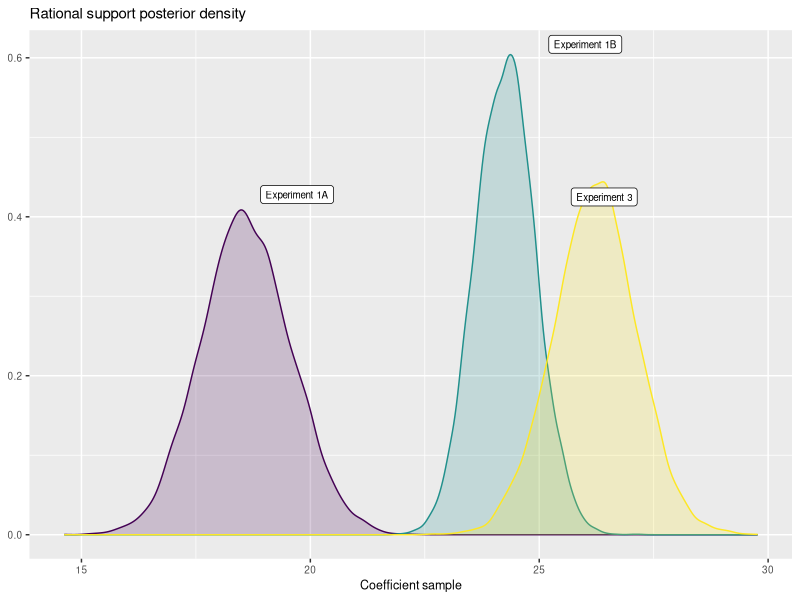
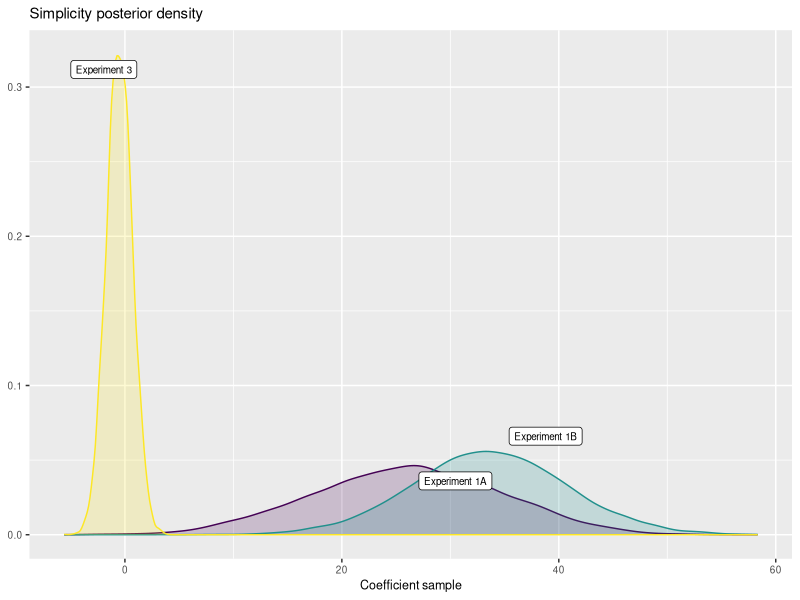

Recreate these plots in R, in order.
# Make density plots of posterior probability samples from
# Bayesian regression analyses of Experiments 1A, 1B, and 3

library(tidyverse)
library(viridis)
library(ggrepel)

# Clear workspace
rm(list=ls())


# Read in posterior samples
samples_expt1a <- read_csv('../Experiment 1A/Analysis/posterior_samples_expt1A.csv')
samples_expt1b <- read_csv('../Experiment 1B/Analysis/posterior_samples_expt1B.csv')
samples_expt3 <- read_csv('../Experiment 3/Analysis/posterior_samples_expt3.csv')

# Reorganize data frames
samples_expt1a <- samples_expt1a %>% gather("variable","sample",2:3) %>% mutate(experiment = "Experiment 1A")
samples_expt1b <- samples_expt1b %>% gather("variable","sample",2:3) %>% mutate(experiment = "Experiment 1B")
samples_expt3 <- samples_expt3 %>% gather("variable","sample",2:3) %>% mutate(experiment = "Experiment 3")

# Glue data frames together
samples_all <- samples_expt1a %>% bind_rows(samples_expt1b) %>% bind_rows(samples_expt3)

# Plot rational support
samples_rationalsupport <- samples_all %>% filter(variable == "b_rationalsupport")
labels_rationalsupport <- samples_rationalsupport %>% group_by(experiment) %>%
          summarize(xPos = max(sample)-0.4*(max(sample)-min(sample)),
                    yPos = max((density(sample))$y))
print(ggplot(samples_rationalsupport, aes(sample)) +
  geom_density(alpha=0.2, aes(color=experiment, fill=experiment)) +
  geom_label_repel(data=labels_rationalsupport, size=2.5, aes(x=xPos, y=yPos, label=experiment)) +
  scale_color_viridis(discrete = TRUE, guide=FALSE) +
  scale_fill_viridis(discrete = TRUE, guide=FALSE) +
  theme(text=element_text(size=9)) +
  xlab("Coefficient sample") +
  ylab(NULL) +
  labs(title = "Rational support posterior density"))
ggsave("posterior_density_rationalsupport.pdf", width=3, height=2, units="in")


# Plot simplicity
samples_simplicity <- samples_all %>% filter(variable == "b_simplicity")
labels_simplicity <- samples_simplicity %>% group_by(experiment) %>%
          summarize(xPos = max(sample)-0.4*(max(sample)-min(sample)),
                    yPos = max((density(sample))$y))
print(ggplot(samples_simplicity, aes(sample)) +
  geom_density(alpha=0.2, aes(color=experiment, fill=experiment)) +
  geom_label_repel(data=labels_simplicity, size=2.5, aes(x=xPos, y=yPos, label=experiment)) +
  scale_color_viridis(discrete = TRUE, guide=FALSE) +
  scale_fill_viridis(discrete = TRUE, guide=FALSE) +
  theme(text=element_text(size=9)) +
  xlab("Coefficient sample") +
  ylab(NULL) +
  labs(title = "Simplicity posterior density"))
ggsave("posterior_density_simplicity.pdf", width=3, height=2, units="in")
